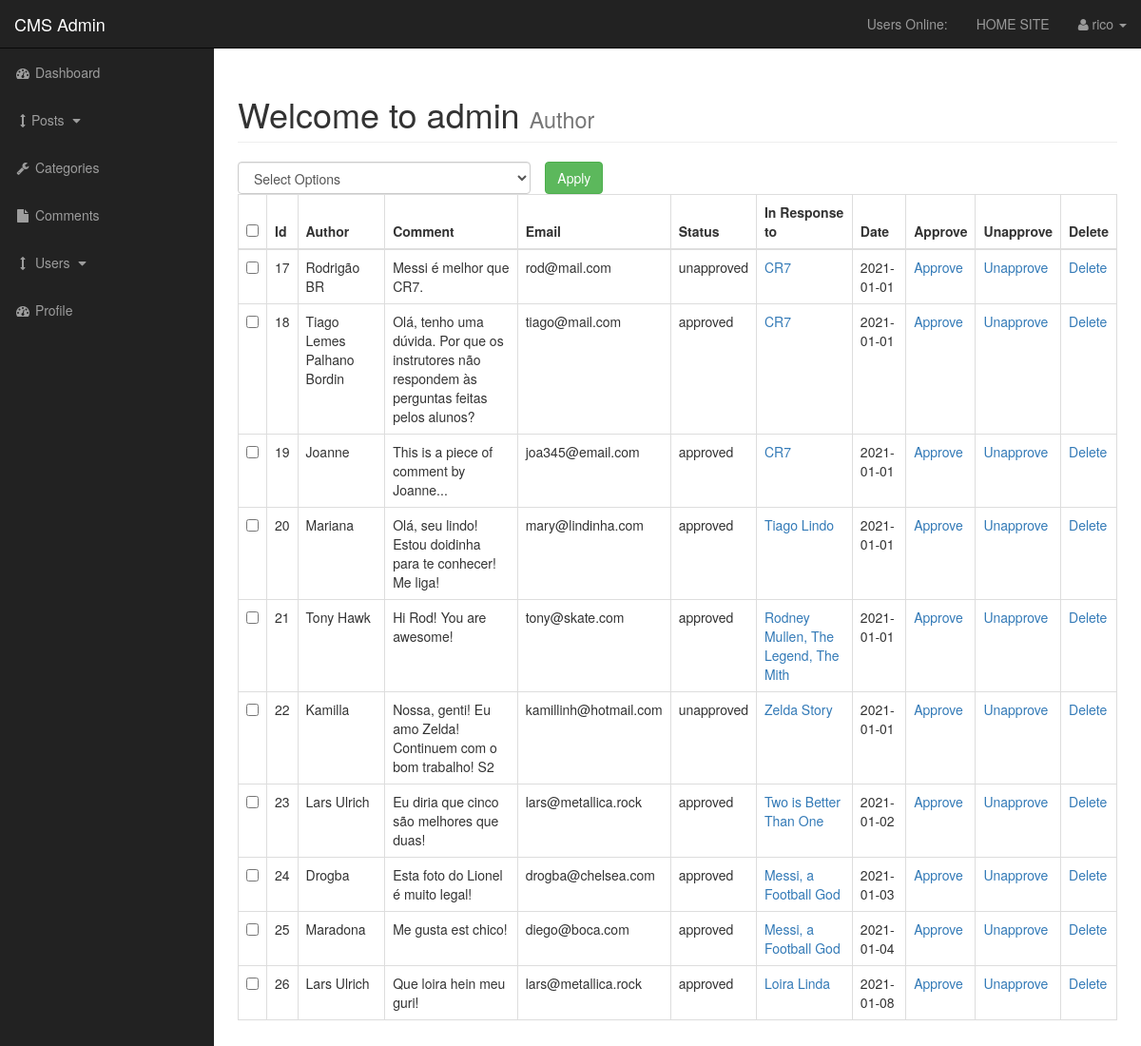
The app's page /entire-cms/cms/admin/comments.php (signed in), older data.
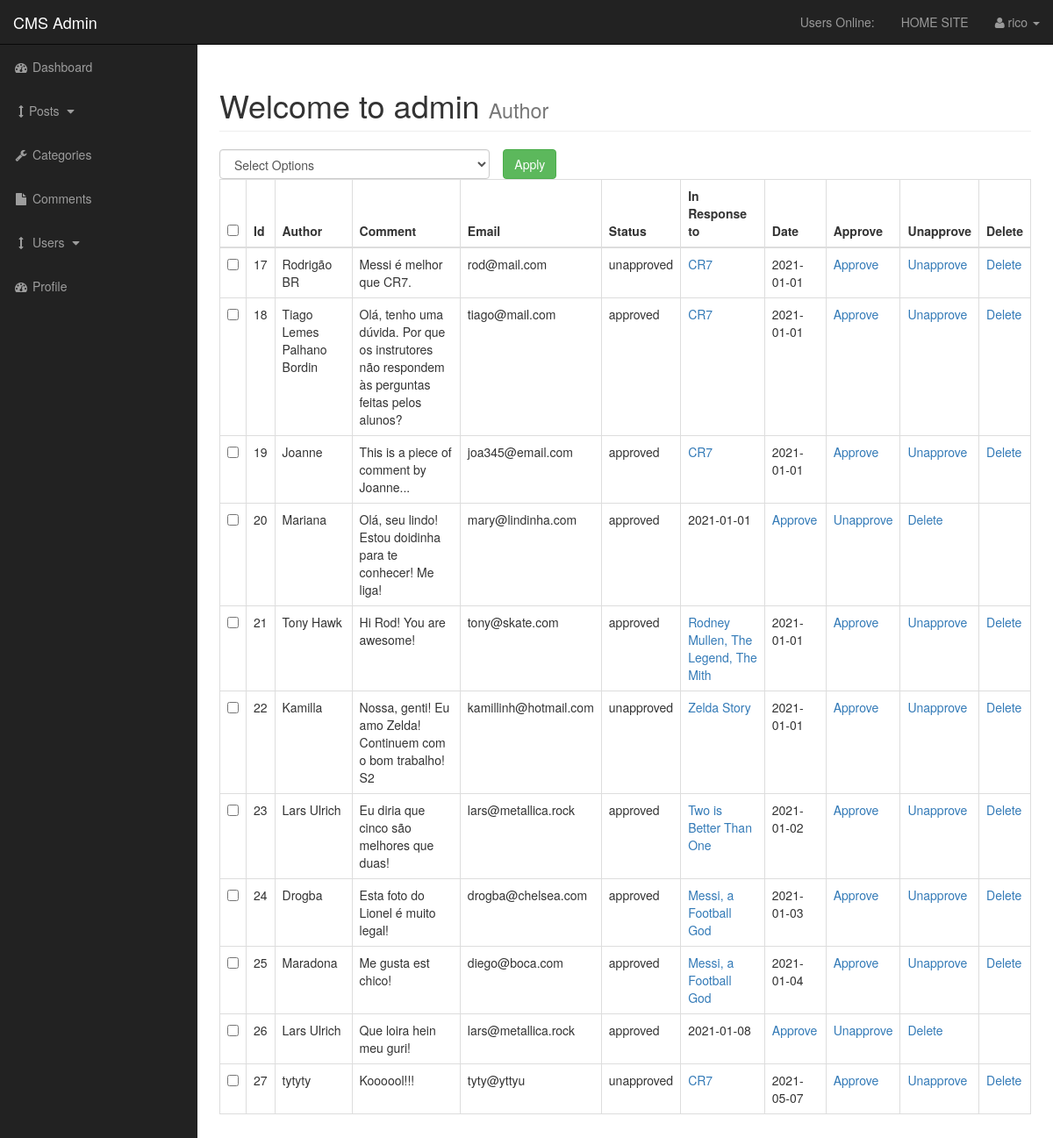
The same page, newer data.
### tables this page shows
CREATE TABLE `comments` (
  `comment_id` int(3) NOT NULL,
  `comment_post_id` int(3) NOT NULL,
  `comment_author` varchar(255) NOT NULL,
  `comment_email` varchar(255) NOT NULL,
  `comment_content` text NOT NULL,
  `comment_status` varchar(255) NOT NULL,
  `comment_date` date NOT NULL
);

CREATE TABLE `posts` (
  `post_id` int(3) NOT NULL,
  `post_category_id` int(3) NOT NULL,
  `post_title` varchar(255) NOT NULL,
  `post_author` varchar(255) NOT NULL,
  `post_date` date NOT NULL,
  `post_image` text NOT NULL,
  `post_content` text NOT NULL,
  `post_tags` varchar(255) NOT NULL,
  `post_comment_count` int(11) NOT NULL DEFAULT '0',
  `post_status` varchar(255) DEFAULT 'Draft',
  `post_views_count` int(11) NOT NULL DEFAULT '0'
);

### entire-cms/cms/admin/includes/view_all_comments.php (the view, shortened to what this page needs)
<form action="" method='post'>
               <table class="table table-bordered table-hover">
               <div id="bulkOptionContainer" class="col-xs-4">
        <select class="form-control" name="bulk_options" id="">
        <option value="">Select Options</option>
        </select>
        </div>
<div class="col-xs-4">
<input type="submit" name="submit" class="btn btn-success" value="Apply">
 </div>
                <thead>
                    <tr>
                       <th><input id="selectAllBoxes" type="checkbox"></th>
                        <th>Id</th>
                        <th>Author</th>
                        <th>Comment</th>
                        <th>Email</th>
                        <th>Status</th>
                        <th>In Response to</th>
                        <th>Date</th>
                        <th>Approve</th>
                        <th>Unapprove</th>
                        <th>Delete</th>
                    </tr>
                </thead>
                      <tbody>
  <?php
    $query = "SELECT * FROM comments";
    $select_comments = mysqli_query($connection,$query);
    while($row = mysqli_fetch_assoc($select_comments)) {
        $comment_id          = $row['comment_id'];
        $comment_post_id     = $row['comment_post_id'];
        $comment_author      = $row['comment_author'];
        $comment_content     = $row['comment_content'];
        $comment_email       = $row['comment_email'];
        $comment_status      = $row['comment_status'];
        $comment_date        = $row['comment_date'];
        echo "<tr>";
        ?>
 <td><input class='checkBoxes' type='checkbox' name='checkBoxArray[]' value='<?php echo $comment_id; ?>'></td>
        <?php
        echo "<td>$comment_id </td>";
        echo "<td>$comment_author</td>";
        echo "<td>$comment_content</td>";
        echo "<td>$comment_email</td>";
        echo "<td>$comment_status</td>";
        $query = "SELECT * FROM posts WHERE post_id = $comment_post_id ";
        $select_post_id_query = mysqli_query($connection,$query);
        while($row = mysqli_fetch_assoc($select_post_id_query)){
        $post_id = $row['post_id'];
        $post_title = $row['post_title'];
            echo "<td><a href='../post.php?p_id=$post_id'>$post_title</a></td>";
        }
        echo "<td>$comment_date</td>";
        echo "<td><a href='comments.php?approve=$comment_id'>Approve</a></td>";
        echo "<td><a href='comments.php?unapprove=$comment_id'>Unapprove</a></td>";
        echo "<td><a href='comments.php?delete=$comment_id'>Delete</a></td>";
        echo "</tr>";
    }
      ?>
            </tbody>
            </table>
            </form>

Row changes from the older to the newer data that the page shows:
removed posts: post_title "Tiago Lindo", shown under comments "Mariana"
removed posts: post_title "Loira Linda", shown under comments "Que loira hein meu guri!"
added comments: comment_id "27", comment_author "tytyty", comment_content "Koooool!!!", comment_email "tyty@yttyu", comment_status "unapproved", comment_date "2021-05-07"
added posts: post_title "CR7", shown under "27"
